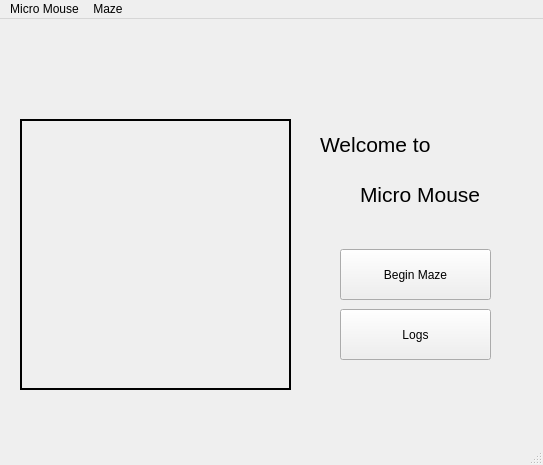
<?xml version="1.0" encoding="UTF-8"?>
<ui version="4.0">
 <class>MicroMouse</class>
 <widget class="QMainWindow" name="MicroMouse">
  <property name="geometry">
   <rect>
    <x>0</x>
    <y>0</y>
    <width>543</width>
    <height>465</height>
   </rect>
  </property>
  <property name="windowTitle">
   <string>MainWindow</string>
  </property>
  <widget class="QWidget" name="centralwidget">
   <widget class="QLabel" name="imageLabel">
    <property name="geometry">
     <rect>
      <x>20</x>
      <y>100</y>
      <width>271</width>
      <height>271</height>
     </rect>
    </property>
    <property name="frameShape">
     <enum>QFrame::Box</enum>
    </property>
    <property name="lineWidth">
     <number>2</number>
    </property>
    <property name="text">
     <string/>
    </property>
   </widget>
   <widget class="QLabel" name="label_2">
    <property name="geometry">
     <rect>
      <x>320</x>
      <y>90</y>
      <width>181</width>
      <height>71</height>
     </rect>
    </property>
    <property name="font">
     <font>
      <pointsize>16</pointsize>
     </font>
    </property>
    <property name="text">
     <string>Welcome to</string>
    </property>
    <property name="textFormat">
     <enum>Qt::AutoText</enum>
    </property>
   </widget>
   <widget class="QPushButton" name="beginMaze">
    <property name="geometry">
     <rect>
      <x>340</x>
      <y>230</y>
      <width>151</width>
      <height>51</height>
     </rect>
    </property>
    <property name="text">
     <string>Begin Maze</string>
    </property>
   </widget>
   <widget class="QPushButton" name="logs">
    <property name="geometry">
     <rect>
      <x>340</x>
      <y>290</y>
      <width>151</width>
      <height>51</height>
     </rect>
    </property>
    <property name="text">
     <string>Logs</string>
    </property>
   </widget>
   <widget class="QLabel" name="label_3">
    <property name="geometry">
     <rect>
      <x>360</x>
      <y>140</y>
      <width>201</width>
      <height>71</height>
     </rect>
    </property>
    <property name="font">
     <font>
      <pointsize>16</pointsize>
     </font>
    </property>
    <property name="text">
     <string>Micro Mouse</string>
    </property>
   </widget>
  </widget>
  <widget class="QStatusBar" name="statusbar"/>
  <widget class="QMenuBar" name="menubar">
   <property name="geometry">
    <rect>
     <x>0</x>
     <y>0</y>
     <width>543</width>
     <height>21</height>
    </rect>
   </property>
   <widget class="QMenu" name="menuMicro_Mouse">
    <property name="title">
     <string>Micro Mouse</string>
    </property>
   </widget>
   <widget class="QMenu" name="menuMaze">
    <property name="title">
     <string>Maze</string>
    </property>
    <addaction name="separator"/>
   </widget>
   <addaction name="menuMicro_Mouse"/>
   <addaction name="menuMaze"/>
  </widget>
 </widget>
 <resources/>
 <connections/>
</ui>
